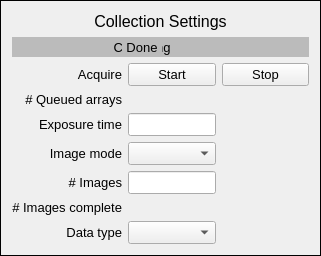
    <widget class="PyDMFrame" name="PyDMFrame_2">
     <property name="toolTip">
      <string/>
     </property>
     <property name="frameShape">
      <enum>QFrame::Box</enum>
     </property>
     <layout class="QVBoxLayout" name="verticalLayout">
      <item>
       <widget class="PyDMLabel" name="PyDMLabel_2">
        <property name="font">
         <font>
          <pointsize>12</pointsize>
         </font>
        </property>
        <property name="toolTip">
         <string/>
        </property>
        <property name="text">
         <string>Collection Settings</string>
        </property>
        <property name="alignment">
         <set>Qt::AlignCenter</set>
        </property>
       </widget>
      </item>
      <item>
       <widget class="PyDMFrame" name="PyDMFrame">
        <property name="minimumSize">
         <size>
          <width>0</width>
          <height>20</height>
         </size>
        </property>
        <property name="toolTip">
         <string/>
        </property>
        <property name="styleSheet">
         <string notr="true">background-color: rgb(187, 187, 187);</string>
        </property>
        <widget class="PyDMLabel" name="text_6">
         <property name="geometry">
          <rect>
           <x>80</x>
           <y>0</y>
           <width>100</width>
           <height>20</height>
          </rect>
         </property>
         <property name="font">
          <font>
           <pointsize>10</pointsize>
          </font>
         </property>
         <property name="toolTip">
          <string>text_6</string>
         </property>
         <property name="styleSheet">
          <string notr="true">PyDMLabel#text_6 {
  color: rgb(251, 243, 74);
  }</string>
         </property>
         <property name="text">
          <string>Collecting</string>
         </property>
         <property name="alignment">
          <set>Qt::AlignCenter</set>
         </property>
         <property name="rules" stdset="0">
          <string>[{&quot;name&quot;: &quot;visibility&quot;, &quot;property&quot;: &quot;Visible&quot;, &quot;channels&quot;: [{&quot;channel&quot;: &quot;ca://${P}${R}Acquire&quot;, &quot;trigger&quot;: true, &quot;use_enum&quot;: false}], &quot;expression&quot;: &quot;ch[0]!=0&quot;}]</string>
         </property>
         <property name="brush" stdset="0">
          <brush brushstyle="SolidPattern">
           <color alpha="255">
            <red>251</red>
            <green>243</green>
            <blue>74</blue>
           </color>
          </brush>
         </property>
        </widget>
        <widget class="PyDMLabel" name="text_5">
         <property name="geometry">
          <rect>
           <x>110</x>
           <y>0</y>
           <width>40</width>
           <height>20</height>
          </rect>
         </property>
         <property name="font">
          <font>
           <pointsize>10</pointsize>
          </font>
         </property>
         <property name="toolTip">
          <string>text_5</string>
         </property>
         <property name="styleSheet">
          <string notr="true">PyDMLabel#text_5 {
  color: rgb(40, 147, 21);
  }</string>
         </property>
         <property name="text">
          <string>Done</string>
         </property>
         <property name="alignment">
          <set>Qt::AlignCenter</set>
         </property>
         <property name="rules" stdset="0">
          <string>[{&quot;name&quot;: &quot;visibility&quot;, &quot;property&quot;: &quot;Visible&quot;, &quot;channels&quot;: [{&quot;channel&quot;: &quot;ca://${P}${R}Acquire&quot;, &quot;trigger&quot;: true, &quot;use_enum&quot;: false}], &quot;expression&quot;: &quot;ch[0]==0&quot;}]</string>
         </property>
         <property name="brush" stdset="0">
          <brush brushstyle="SolidPattern">
           <color alpha="255">
            <red>40</red>
            <green>147</green>
            <blue>21</blue>
           </color>
          </brush>
         </property>
        </widget>
       </widget>
      </item>
      <item>
       <layout class="QHBoxLayout" name="horizontalLayout">
        <item>
         <widget class="QLabel" name="text_7">
          <property name="sizePolicy">
           <sizepolicy hsizetype="Fixed" vsizetype="Preferred">
            <horstretch>0</horstretch>
            <verstretch>0</verstretch>
           </sizepolicy>
          </property>
          <property name="minimumSize">
           <size>
            <width>110</width>
            <height>0</height>
           </size>
          </property>
          <property name="maximumSize">
           <size>
            <width>110</width>
            <height>16777215</height>
           </size>
          </property>
          <property name="font">
           <font>
            <pointsize>10</pointsize>
           </font>
          </property>
          <property name="toolTip">
           <string>text_7</string>
          </property>
          <property name="styleSheet">
           <string notr="true">QLabel#text_7 {
  color: rgb(0, 0, 0);
  }</string>
          </property>
          <property name="text">
           <string>Acquire</string>
          </property>
          <property name="alignment">
           <set>Qt::AlignRight|Qt::AlignTrailing|Qt::AlignVCenter</set>
          </property>
          <property name="brush" stdset="0">
           <brush brushstyle="SolidPattern">
            <color alpha="255">
             <red>0</red>
             <green>0</green>
             <blue>0</blue>
            </color>
           </brush>
          </property>
         </widget>
        </item>
        <item>
         <widget class="PyDMPushButton" name="message_button">
          <property name="minimumSize">
           <size>
            <width>50</width>
            <height>0</height>
           </size>
          </property>
          <property name="font">
           <font>
            <pointsize>10</pointsize>
           </font>
          </property>
          <property name="toolTip">
           <string>${P}${R}Acquire</string>
          </property>
          <property name="styleSheet">
           <string notr="true">PyDMPushButton#message_button {
  color: rgb(0, 0, 0);
  background-color: rgb(115, 223, 255);
  }</string>
          </property>
          <property name="text">
           <string>Start</string>
          </property>
          <property name="channel" stdset="0">
           <string>ca://${P}${R}Acquire</string>
          </property>
          <property name="pressValue" stdset="0">
           <string>1</string>
          </property>
         </widget>
        </item>
        <item>
         <widget class="PyDMPushButton" name="message_button_1">
          <property name="minimumSize">
           <size>
            <width>50</width>
            <height>0</height>
           </size>
          </property>
          <property name="font">
           <font>
            <pointsize>10</pointsize>
           </font>
          </property>
          <property name="toolTip">
           <string>${P}${R}Acquire</string>
          </property>
          <property name="styleSheet">
           <string notr="true">PyDMPushButton#message_button_1 {
  color: rgb(0, 0, 0);
  background-color: rgb(115, 223, 255);
  }</string>
          </property>
          <property name="text">
           <string>Stop</string>
          </property>
          <property name="channel" stdset="0">
           <string>ca://${P}${R}Acquire</string>
          </property>
          <property name="pressValue" stdset="0">
           <string>0</string>
          </property>
         </widget>
        </item>
       </layout>
      </item>
      <item>
       <layout class="QHBoxLayout" name="horizontalLayout_2">
        <item>
         <widget class="QLabel" name="text_16">
          <property name="sizePolicy">
           <sizepolicy hsizetype="Fixed" vsizetype="Preferred">
            <horstretch>0</horstretch>
            <verstretch>0</verstretch>
           </sizepolicy>
          </property>
          <property name="minimumSize">
           <size>
            <width>110</width>
            <height>0</height>
           </size>
          </property>
          <property name="maximumSize">
           <size>
            <width>110</width>
            <height>16777215</height>
           </size>
          </property>
          <property name="font">
           <font>
            <pointsize>10</pointsize>
           </font>
          </property>
          <property name="toolTip">
           <string>text_16</string>
          </property>
          <property name="styleSheet">
           <string notr="true">QLabel#text_16 {
  color: rgb(0, 0, 0);
  }</string>
          </property>
          <property name="text">
           <string># Queued arrays</string>
          </property>
          <property name="alignment">
           <set>Qt::AlignRight|Qt::AlignTrailing|Qt::AlignVCenter</set>
          </property>
          <property name="brush" stdset="0">
           <brush brushstyle="SolidPattern">
            <color alpha="255">
             <red>0</red>
             <green>0</green>
             <blue>0</blue>
            </color>
           </brush>
          </property>
         </widget>
        </item>
        <item>
         <widget class="PyDMLabel" name="text_update_12">
          <property name="font">
           <font>
            <pointsize>10</pointsize>
           </font>
          </property>
          <property name="toolTip">
           <string>PV: ${P}${R}NumQueuedArrays</string>
          </property>
          <property name="styleSheet">
           <string notr="true">PyDMLabel#text_update_12 {
  color: rgb(10, 0, 184);
  background-color: rgb(187, 187, 187);
  }</string>
          </property>
          <property name="alignment">
           <set>Qt::AlignRight|Qt::AlignTrailing|Qt::AlignVCenter</set>
          </property>
          <property name="textInteractionFlags">
           <set>Qt::TextSelectableByKeyboard|Qt::TextSelectableByMouse</set>
          </property>
          <property name="channel" stdset="0">
           <string>ca://${P}${R}NumQueuedArrays</string>
          </property>
         </widget>
        </item>
       </layout>
      </item>
      <item>
       <layout class="QHBoxLayout" name="horizontalLayout_3">
        <item>
         <widget class="QLabel" name="text">
          <property name="sizePolicy">
           <sizepolicy hsizetype="Fixed" vsizetype="Preferred">
            <horstretch>0</horstretch>
            <verstretch>0</verstretch>
           </sizepolicy>
          </property>
          <property name="minimumSize">
           <size>
            <width>110</width>
            <height>0</height>
           </size>
          </property>
          <property name="maximumSize">
           <size>
            <width>110</width>
            <height>16777215</height>
           </size>
          </property>
          <property name="font">
           <font>
            <pointsize>10</pointsize>
           </font>
          </property>
          <property name="toolTip">
           <string>text</string>
          </property>
          <property name="styleSheet">
           <string notr="true">QLabel#text {
  color: rgb(0, 0, 0);
  }</string>
          </property>
          <property name="text">
           <string>Exposure time</string>
          </property>
          <property name="alignment">
           <set>Qt::AlignRight|Qt::AlignTrailing|Qt::AlignVCenter</set>
          </property>
          <property name="brush" stdset="0">
           <brush brushstyle="SolidPattern">
            <color alpha="255">
             <red>0</red>
             <green>0</green>
             <blue>0</blue>
            </color>
           </brush>
          </property>
         </widget>
        </item>
        <item>
         <widget class="PyDMLineEdit" name="text_entry">
          <property name="sizePolicy">
           <sizepolicy hsizetype="Expanding" vsizetype="Fixed">
            <horstretch>1</horstretch>
            <verstretch>0</verstretch>
           </sizepolicy>
          </property>
          <property name="minimumSize">
           <size>
            <width>50</width>
            <height>0</height>
           </size>
          </property>
          <property name="font">
           <font>
            <pointsize>10</pointsize>
           </font>
          </property>
          <property name="toolTip">
           <string>${P}${R}AcquireTime</string>
          </property>
          <property name="styleSheet">
           <string notr="true">PyDMLineEdit#text_entry {
  color: rgb(0, 0, 0);
  background-color: rgb(115, 223, 255);
  border: 1px solid black;
  margin: 0px;
  padding: 0px;
  spacing: 0px;
  }</string>
          </property>
          <property name="channel" stdset="0">
           <string>ca://${P}${R}AcquireTime</string>
          </property>
         </widget>
        </item>
        <item>
         <widget class="PyDMLabel" name="text_update">
          <property name="sizePolicy">
           <sizepolicy hsizetype="Preferred" vsizetype="Preferred">
            <horstretch>1</horstretch>
            <verstretch>0</verstretch>
           </sizepolicy>
          </property>
          <property name="minimumSize">
           <size>
            <width>50</width>
            <height>0</height>
           </size>
          </property>
          <property name="font">
           <font>
            <pointsize>10</pointsize>
           </font>
          </property>
          <property name="toolTip">
           <string>PV: ${P}${R}AcquireTime_RBV</string>
          </property>
          <property name="styleSheet">
           <string notr="true">PyDMLabel#text_update {
  color: rgb(10, 0, 184);
  background-color: rgb(187, 187, 187);
  }</string>
          </property>
          <property name="alignment">
           <set>Qt::AlignLeading|Qt::AlignLeft|Qt::AlignVCenter</set>
          </property>
          <property name="textInteractionFlags">
           <set>Qt::TextSelectableByKeyboard|Qt::TextSelectableByMouse</set>
          </property>
          <property name="channel" stdset="0">
           <string>ca://${P}${R}AcquireTime_RBV</string>
          </property>
         </widget>
        </item>
       </layout>
      </item>
      <item>
       <layout class="QHBoxLayout" name="horizontalLayout_4">
        <item>
         <widget class="QLabel" name="text_9">
          <property name="sizePolicy">
           <sizepolicy hsizetype="Fixed" vsizetype="Preferred">
            <horstretch>0</horstretch>
            <verstretch>0</verstretch>
           </sizepolicy>
          </property>
          <property name="minimumSize">
           <size>
            <width>110</width>
            <height>0</height>
           </size>
          </property>
          <property name="maximumSize">
           <size>
            <width>110</width>
            <height>16777215</height>
           </size>
          </property>
          <property name="font">
           <font>
            <pointsize>10</pointsize>
           </font>
          </property>
          <property name="toolTip">
           <string>text_9</string>
          </property>
          <property name="styleSheet">
           <string notr="true">QLabel#text_9 {
  color: rgb(0, 0, 0);
  }</string>
          </property>
          <property name="text">
           <string>Image mode</string>
          </property>
          <property name="alignment">
           <set>Qt::AlignRight|Qt::AlignTrailing|Qt::AlignVCenter</set>
          </property>
          <property name="brush" stdset="0">
           <brush brushstyle="SolidPattern">
            <color alpha="255">
             <red>0</red>
             <green>0</green>
             <blue>0</blue>
            </color>
           </brush>
          </property>
         </widget>
        </item>
        <item>
         <widget class="PyDMEnumComboBox" name="menu">
          <property name="sizePolicy">
           <sizepolicy hsizetype="Expanding" vsizetype="Fixed">
            <horstretch>1</horstretch>
            <verstretch>0</verstretch>
           </sizepolicy>
          </property>
          <property name="minimumSize">
           <size>
            <width>50</width>
            <height>0</height>
           </size>
          </property>
          <property name="font">
           <font>
            <pointsize>10</pointsize>
           </font>
          </property>
          <property name="toolTip">
           <string>${P}${R}ImageMode</string>
          </property>
          <property name="styleSheet">
           <string notr="true">PyDMEnumComboBox#menu {
  color: rgb(0, 0, 0);
  background-color: rgb(115, 223, 255);
  }</string>
          </property>
          <property name="channel" stdset="0">
           <string>ca://${P}${R}ImageMode</string>
          </property>
         </widget>
        </item>
        <item>
         <widget class="PyDMLabel" name="text_update_5">
          <property name="sizePolicy">
           <sizepolicy hsizetype="Expanding" vsizetype="Preferred">
            <horstretch>1</horstretch>
            <verstretch>0</verstretch>
           </sizepolicy>
          </property>
          <property name="minimumSize">
           <size>
            <width>50</width>
            <height>0</height>
           </size>
          </property>
          <property name="font">
           <font>
            <pointsize>10</pointsize>
           </font>
          </property>
          <property name="toolTip">
           <string>PV: ${P}${R}ImageMode_RBV</string>
          </property>
          <property name="styleSheet">
           <string notr="true">PyDMLabel#text_update_5 {
  color: rgb(10, 0, 184);
  background-color: rgb(187, 187, 187);
  }</string>
          </property>
          <property name="alignment">
           <set>Qt::AlignLeading|Qt::AlignLeft|Qt::AlignVCenter</set>
          </property>
          <property name="textInteractionFlags">
           <set>Qt::TextSelectableByKeyboard|Qt::TextSelectableByMouse</set>
          </property>
          <property name="channel" stdset="0">
           <string>ca://${P}${R}ImageMode_RBV</string>
          </property>
          <property name="displayFormat" stdset="0">
           <enum>PyDMLabel::String</enum>
          </property>
         </widget>
        </item>
       </layout>
      </item>
      <item>
       <layout class="QHBoxLayout" name="horizontalLayout_5">
        <item>
         <widget class="QLabel" name="text_2">
          <property name="sizePolicy">
           <sizepolicy hsizetype="Fixed" vsizetype="Preferred">
            <horstretch>0</horstretch>
            <verstretch>0</verstretch>
           </sizepolicy>
          </property>
          <property name="minimumSize">
           <size>
            <width>110</width>
            <height>0</height>
           </size>
          </property>
          <property name="maximumSize">
           <size>
            <width>110</width>
            <height>16777215</height>
           </size>
          </property>
          <property name="font">
           <font>
            <pointsize>10</pointsize>
           </font>
          </property>
          <property name="toolTip">
           <string>text_2</string>
          </property>
          <property name="styleSheet">
           <string notr="true">QLabel#text_2 {
  color: rgb(0, 0, 0);
  }</string>
          </property>
          <property name="text">
           <string># Images</string>
          </property>
          <property name="alignment">
           <set>Qt::AlignRight|Qt::AlignTrailing|Qt::AlignVCenter</set>
          </property>
          <property name="brush" stdset="0">
           <brush brushstyle="SolidPattern">
            <color alpha="255">
             <red>0</red>
             <green>0</green>
             <blue>0</blue>
            </color>
           </brush>
          </property>
         </widget>
        </item>
        <item>
         <widget class="PyDMLineEdit" name="text_entry_2">
          <property name="sizePolicy">
           <sizepolicy hsizetype="Expanding" vsizetype="Fixed">
            <horstretch>1</horstretch>
            <verstretch>0</verstretch>
           </sizepolicy>
          </property>
          <property name="minimumSize">
           <size>
            <width>50</width>
            <height>0</height>
           </size>
          </property>
          <property name="font">
           <font>
            <pointsize>10</pointsize>
           </font>
          </property>
          <property name="toolTip">
           <string>${P}${R}NumImages</string>
          </property>
          <property name="styleSheet">
           <string notr="true">PyDMLineEdit#text_entry_2 {
  color: rgb(0, 0, 0);
  background-color: rgb(115, 223, 255);
  border: 1px solid black;
  margin: 0px;
  padding: 0px;
  spacing: 0px;
  }</string>
          </property>
          <property name="channel" stdset="0">
           <string>ca://${P}${R}NumImages</string>
          </property>
         </widget>
        </item>
        <item>
         <widget class="PyDMLabel" name="text_update_2">
          <property name="sizePolicy">
           <sizepolicy hsizetype="Preferred" vsizetype="Preferred">
            <horstretch>1</horstretch>
            <verstretch>0</verstretch>
           </sizepolicy>
          </property>
          <property name="minimumSize">
           <size>
            <width>50</width>
            <height>0</height>
           </size>
          </property>
          <property name="font">
           <font>
            <pointsize>10</pointsize>
           </font>
          </property>
          <property name="toolTip">
           <string>PV: ${P}${R}NumImages_RBV</string>
          </property>
          <property name="styleSheet">
           <string notr="true">PyDMLabel#text_update_2 {
  color: rgb(10, 0, 184);
  background-color: rgb(187, 187, 187);
  }</string>
          </property>
          <property name="alignment">
           <set>Qt::AlignLeading|Qt::AlignLeft|Qt::AlignVCenter</set>
          </property>
          <property name="textInteractionFlags">
           <set>Qt::TextSelectableByKeyboard|Qt::TextSelectableByMouse</set>
          </property>
          <property name="channel" stdset="0">
           <string>ca://${P}${R}NumImages_RBV</string>
          </property>
         </widget>
        </item>
       </layout>
      </item>
      <item>
       <layout class="QHBoxLayout" name="horizontalLayout_6">
        <item>
         <widget class="QLabel" name="text_3">
          <property name="sizePolicy">
           <sizepolicy hsizetype="Fixed" vsizetype="Preferred">
            <horstretch>0</horstretch>
            <verstretch>0</verstretch>
           </sizepolicy>
          </property>
          <property name="minimumSize">
           <size>
            <width>110</width>
            <height>0</height>
           </size>
          </property>
          <property name="maximumSize">
           <size>
            <width>110</width>
            <height>16777215</height>
           </size>
          </property>
          <property name="font">
           <font>
            <pointsize>10</pointsize>
           </font>
          </property>
          <property name="toolTip">
           <string>text_3</string>
          </property>
          <property name="styleSheet">
           <string notr="true">QLabel#text_3 {
  color: rgb(0, 0, 0);
  }</string>
          </property>
          <property name="text">
           <string># Images complete</string>
          </property>
          <property name="alignment">
           <set>Qt::AlignRight|Qt::AlignTrailing|Qt::AlignVCenter</set>
          </property>
          <property name="brush" stdset="0">
           <brush brushstyle="SolidPattern">
            <color alpha="255">
             <red>0</red>
             <green>0</green>
             <blue>0</blue>
            </color>
           </brush>
          </property>
         </widget>
        </item>
        <item>
         <widget class="PyDMLabel" name="text_update_3">
          <property name="font">
           <font>
            <pointsize>10</pointsize>
           </font>
          </property>
          <property name="toolTip">
           <string>PV: ${P}${R}NumImagesCounter_RBV</string>
          </property>
          <property name="styleSheet">
           <string notr="true">PyDMLabel#text_update_3 {
  color: rgb(10, 0, 184);
  background-color: rgb(187, 187, 187);
  }</string>
          </property>
          <property name="alignment">
           <set>Qt::AlignLeading|Qt::AlignLeft|Qt::AlignVCenter</set>
          </property>
          <property name="textInteractionFlags">
           <set>Qt::TextSelectableByKeyboard|Qt::TextSelectableByMouse</set>
          </property>
          <property name="channel" stdset="0">
           <string>ca://${P}${R}NumImagesCounter_RBV</string>
          </property>
         </widget>
        </item>
       </layout>
      </item>
      <item>
       <layout class="QHBoxLayout" name="horizontalLayout_14">
        <item>
         <widget class="QLabel" name="text_13">
          <property name="sizePolicy">
           <sizepolicy hsizetype="Fixed" vsizetype="Preferred">
            <horstretch>0</horstretch>
            <verstretch>0</verstretch>
           </sizepolicy>
          </property>
          <property name="minimumSize">
           <size>
            <width>110</width>
            <height>0</height>
           </size>
          </property>
          <property name="maximumSize">
           <size>
            <width>110</width>
            <height>16777215</height>
           </size>
          </property>
          <property name="font">
           <font>
            <pointsize>10</pointsize>
           </font>
          </property>
          <property name="toolTip">
           <string>text_9</string>
          </property>
          <property name="styleSheet">
           <string notr="true">QLabel#text_9 {
  color: rgb(0, 0, 0);
  }</string>
          </property>
          <property name="text">
           <string>Data type</string>
          </property>
          <property name="alignment">
           <set>Qt::AlignRight|Qt::AlignTrailing|Qt::AlignVCenter</set>
          </property>
          <property name="brush" stdset="0">
           <brush brushstyle="SolidPattern">
            <color alpha="255">
             <red>0</red>
             <green>0</green>
             <blue>0</blue>
            </color>
           </brush>
          </property>
         </widget>
        </item>
        <item>
         <widget class="PyDMEnumComboBox" name="menu_2">
          <property name="sizePolicy">
           <sizepolicy hsizetype="Expanding" vsizetype="Fixed">
            <horstretch>1</horstretch>
            <verstretch>0</verstretch>
           </sizepolicy>
          </property>
          <property name="minimumSize">
           <size>
            <width>50</width>
            <height>0</height>
           </size>
          </property>
          <property name="font">
           <font>
            <pointsize>10</pointsize>
           </font>
          </property>
          <property name="toolTip">
           <string>${P}${R}DataType</string>
          </property>
          <property name="styleSheet">
           <string notr="true">PyDMEnumComboBox {
  color: rgb(0, 0, 0);
  background-color: rgb(115, 223, 255);
  }</string>
          </property>
          <property name="channel" stdset="0">
           <string>ca://${P}${R}DataType</string>
          </property>
         </widget>
        </item>
        <item>
         <widget class="PyDMLabel" name="text_update_10">
          <property name="sizePolicy">
           <sizepolicy hsizetype="Expanding" vsizetype="Preferred">
            <horstretch>1</horstretch>
            <verstretch>0</verstretch>
           </sizepolicy>
          </property>
          <property name="minimumSize">
           <size>
            <width>50</width>
            <height>0</height>
           </size>
          </property>
          <property name="font">
           <font>
            <pointsize>10</pointsize>
           </font>
          </property>
          <property name="toolTip">
           <string>PV: ${P}${R}DataType_RBV</string>
          </property>
          <property name="styleSheet">
           <string notr="true">PyDMLabel#text_update_10 {
  color: rgb(10, 0, 184);
  background-color: rgb(187, 187, 187);
  }</string>
          </property>
          <property name="alignment">
           <set>Qt::AlignCenter</set>
          </property>
          <property name="textInteractionFlags">
           <set>Qt::TextSelectableByKeyboard|Qt::TextSelectableByMouse</set>
          </property>
          <property name="channel" stdset="0">
           <string>ca://${P}${R}DataType_RBV</string>
          </property>
          <property name="displayFormat" stdset="0">
           <enum>PyDMLabel::String</enum>
          </property>
         </widget>
        </item>
       </layout>
      </item>
     </layout>
    </widget>
